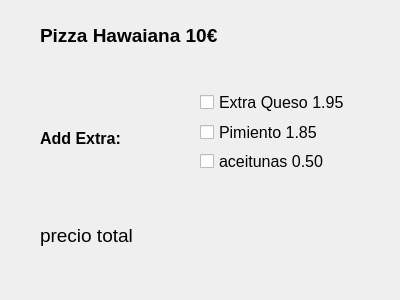
<?xml version="1.0" encoding="UTF-8"?>
<ui version="4.0">
 <class>Dialog</class>
 <widget class="QDialog" name="Dialog">
  <property name="geometry">
   <rect>
    <x>0</x>
    <y>0</y>
    <width>400</width>
    <height>300</height>
   </rect>
  </property>
  <property name="windowTitle">
   <string>Dialog</string>
  </property>
  <widget class="QLabel" name="label">
   <property name="geometry">
    <rect>
     <x>40</x>
     <y>20</y>
     <width>211</width>
     <height>31</height>
    </rect>
   </property>
   <property name="font">
    <font>
     <pointsize>14</pointsize>
     <weight>75</weight>
     <bold>true</bold>
    </font>
   </property>
   <property name="text">
    <string>Pizza Hawaiana 10€</string>
   </property>
  </widget>
  <widget class="QLabel" name="label_2">
   <property name="geometry">
    <rect>
     <x>40</x>
     <y>123</y>
     <width>111</width>
     <height>31</height>
    </rect>
   </property>
   <property name="font">
    <font>
     <pointsize>12</pointsize>
     <weight>75</weight>
     <bold>true</bold>
    </font>
   </property>
   <property name="text">
    <string>Add Extra:</string>
   </property>
  </widget>
  <widget class="QLabel" name="label_result">
   <property name="geometry">
    <rect>
     <x>40</x>
     <y>220</y>
     <width>331</width>
     <height>31</height>
    </rect>
   </property>
   <property name="font">
    <font>
     <pointsize>14</pointsize>
    </font>
   </property>
   <property name="text">
    <string>precio total</string>
   </property>
  </widget>
  <widget class="QWidget" name="">
   <property name="geometry">
    <rect>
     <x>200</x>
     <y>90</y>
     <width>148</width>
     <height>83</height>
    </rect>
   </property>
   <layout class="QVBoxLayout" name="verticalLayout">
    <item>
     <widget class="QCheckBox" name="checkBox_queso">
      <property name="font">
       <font>
        <pointsize>12</pointsize>
       </font>
      </property>
      <property name="text">
       <string>Extra Queso 1.95</string>
      </property>
     </widget>
    </item>
    <item>
     <widget class="QCheckBox" name="checkBox_pimi">
      <property name="font">
       <font>
        <pointsize>12</pointsize>
       </font>
      </property>
      <property name="text">
       <string>Pimiento 1.85</string>
      </property>
     </widget>
    </item>
    <item>
     <widget class="QCheckBox" name="checkBox_ace">
      <property name="font">
       <font>
        <pointsize>12</pointsize>
       </font>
      </property>
      <property name="text">
       <string>aceitunas 0.50</string>
      </property>
     </widget>
    </item>
   </layout>
  </widget>
 </widget>
 <resources/>
 <connections/>
</ui>
